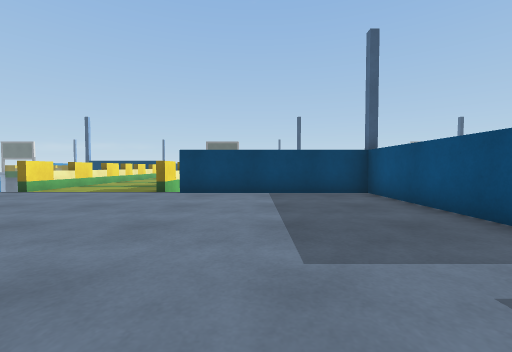
View 1 (above)

16 first-person views from a walk through a 3-D level made in the Unity game engine. The camera is 0.72 m above the floor, tilts 2° down and sees 90° across. The floor is counted in squares, 1 m on a side. Each view is taken from the middle of a square. On the plan, view 1 faces up. The plan holds only what a view shows up to about 9 squares ahead; the rest is blank. The place goes on beyond the plan. Surface patterns are stand-ins for the level's own textures.

View 2
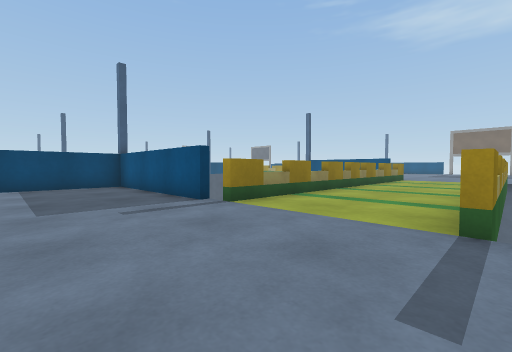

View 3
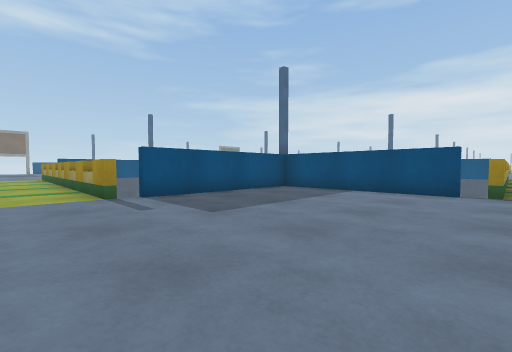

View 4
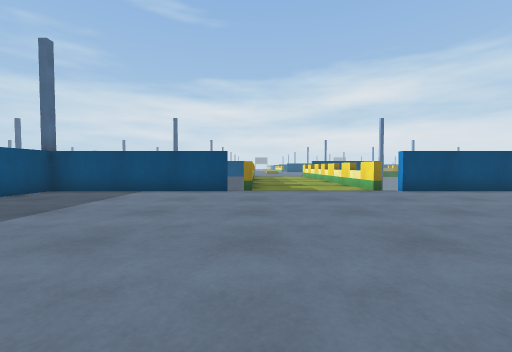

View 5
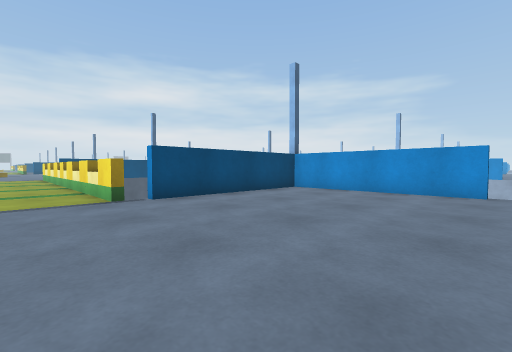

View 6
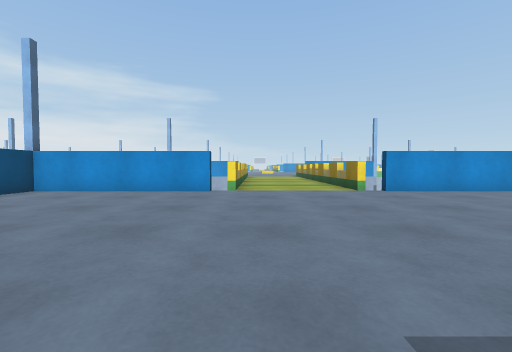

View 7
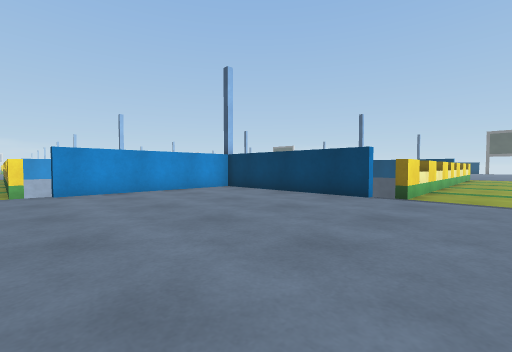

View 8
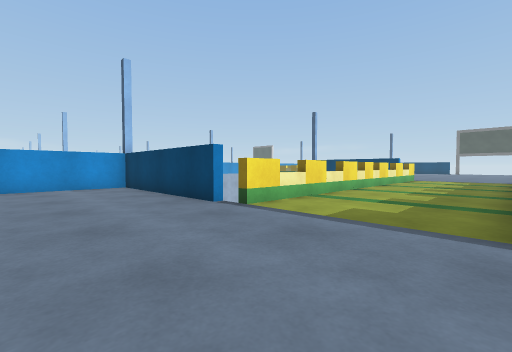

View 9
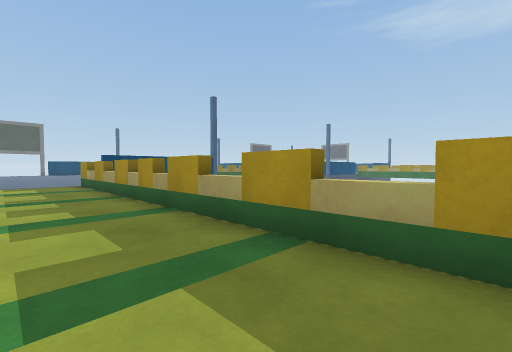

View 10
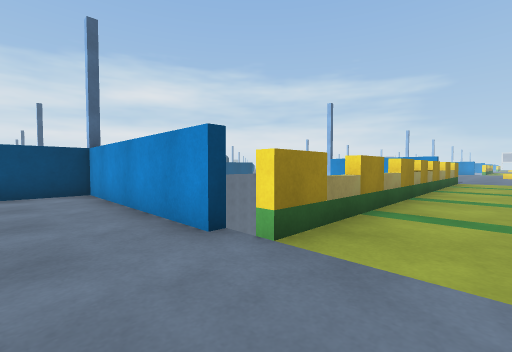

View 11
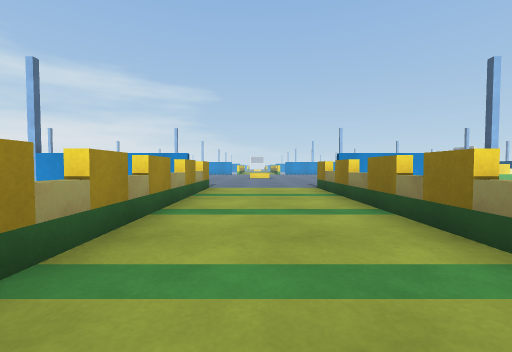

View 12
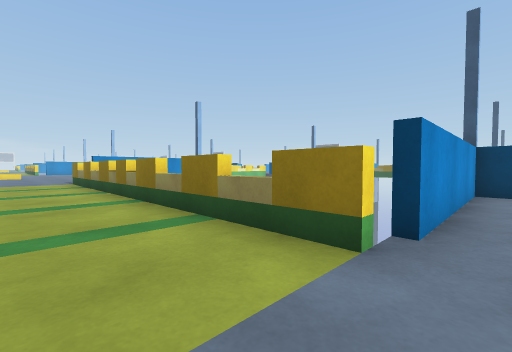

View 13
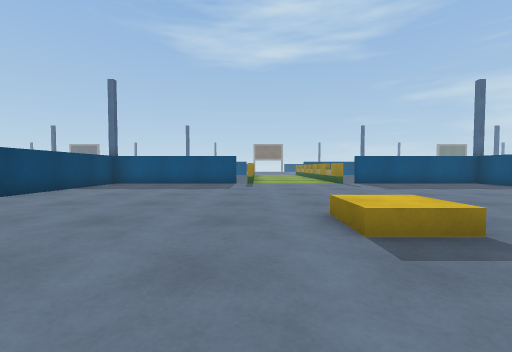

View 14
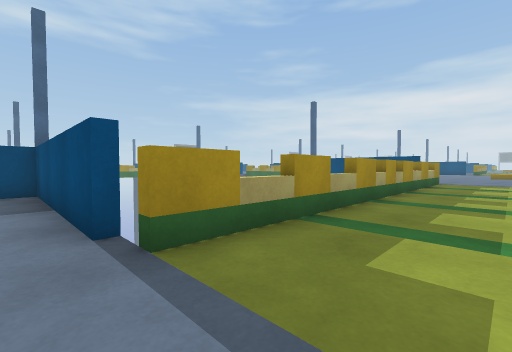

View 15
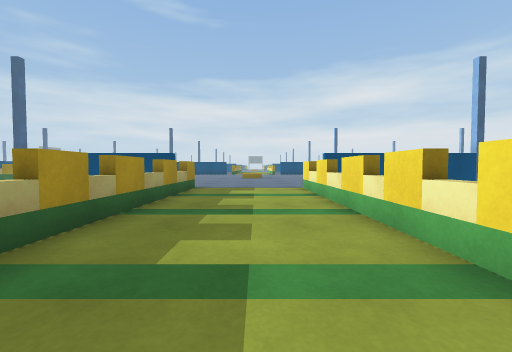

View 16
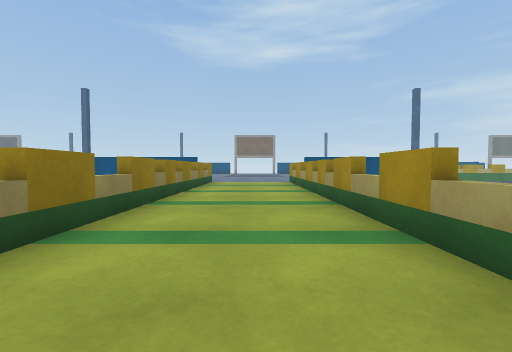

### Floor plan
Points are (right, up) in squares from view 1. A wall is a line through its corners. A room is listed if a view was taken in it or the views show most of it. See-through windows are left out.
Room 1 (views 1, 2, 3, 4, 5, 6, 7, 8, 9, 10, 12, 13, 14, 16)
walls: (-7.2, 7.1) (-12.6, 7.1) (-12.6, 1.9); (-2.9, 7.9) (-2.9, 12.5); (3.1, 1.9) (3.1, 7.1) (-2.1, 7.1); (3.2, -2.6) (8.5, -2.6); (-12.6, -3.2) (-12.6, -8.6) (-7.4, -8.6); (-2.2, -8.6) (3.1, -8.6) (3.1, -3.4); (-6.6, 12.5) (-6.6, 7.4); (8.5, 1.1) (3.4, 1.1); (-2.9, 14.4) (-2.9, 18.5)
low walls: (-5.4, -1.5) (-5.4, -0.1) (-4.1, -0.1)
ways out: opening at (-13, -1) to room 2; opening at (-5, -9) to room 2; gap at (-13, 2); gap at (-2, -9)
objects: block (-3, 13); block (-3, 14); other object (9, -3); block (9, 1); other object (10, -3); other object (10, 1)
Room 2 (views 11, 15)
walls: (-6.6, -8.8) (-6.6, -13.4); (-17.5, -2.6) (-12.9, -2.6); (-6.6, -16.4) (-6.6, -18.5); (-23.5, -2.6) (-20.4, -2.6); (-12.8, 1.1) (-17.5, 1.1); (-2.9, -13.5) (-2.9, -8.9); (-20.4, 1.1) (-23.5, 1.1); (-2.9, -18.5) (-2.9, -16.4)
ways out: opening at (-13, -1) to room 1; opening at (-5, -9) to room 1
objects: block (-20, -3); block (-20, 1); block (-19, -3); block (-19, 1); block (-18, -3); block (-18, 1); block (-7, -16); block (-7, -15); block (-7, -14); block (-3, -16); block (-3, -15); block (-3, -14)

Where each view was taken, in squares from view 1:
view 1: 0 up, 0 right, facing up
view 2: 3 down, 0 right, facing up-right
view 3: 1 down, 3 left, facing down-right
view 4: 1 down, 3 left, facing down
view 5: 3 down, 5 left, facing down-left
view 6: 2 down, 5 left, facing left
view 7: 1 up, 5 left, facing up-left
view 8: 4 up, 3 left, facing up-left
view 9: 8 up, 5 left, facing up-right
view 10: 1 down, 11 left, facing down-left
view 11: 1 down, 16 left, facing left
view 12: 1 down, 12 left, facing up-left
view 13: 1 up, 8 left, facing right
view 14: 8 down, 5 left, facing down-right
view 15: 12 down, 5 left, facing down
view 16: 1 down, 3 right, facing right
